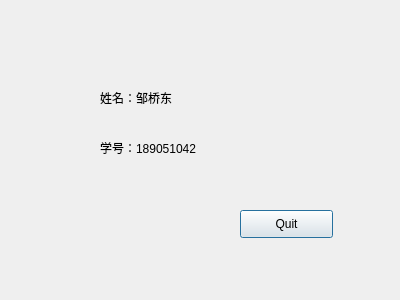
<?xml version="1.0" encoding="UTF-8"?>
<ui version="4.0">
 <class>user_info</class>
 <widget class="QDialog" name="user_info">
  <property name="geometry">
   <rect>
    <x>0</x>
    <y>0</y>
    <width>400</width>
    <height>300</height>
   </rect>
  </property>
  <property name="windowTitle">
   <string>Dialog</string>
  </property>
  <widget class="QLabel" name="label">
   <property name="geometry">
    <rect>
     <x>100</x>
     <y>90</y>
     <width>111</width>
     <height>16</height>
    </rect>
   </property>
   <property name="text">
    <string>姓名：邹桥东</string>
   </property>
  </widget>
  <widget class="QLabel" name="label_2">
   <property name="geometry">
    <rect>
     <x>100</x>
     <y>140</y>
     <width>181</width>
     <height>16</height>
    </rect>
   </property>
   <property name="text">
    <string>学号：189051042</string>
   </property>
  </widget>
  <widget class="QPushButton" name="quitBtn">
   <property name="geometry">
    <rect>
     <x>240</x>
     <y>210</y>
     <width>93</width>
     <height>28</height>
    </rect>
   </property>
   <property name="text">
    <string>Quit</string>
   </property>
  </widget>
 </widget>
 <resources/>
 <connections>
  <connection>
   <sender>quitBtn</sender>
   <signal>clicked()</signal>
   <receiver>user_info</receiver>
   <slot>close()</slot>
   <hints>
    <hint type="sourcelabel">
     <x>286</x>
     <y>223</y>
    </hint>
    <hint type="destinationlabel">
     <x>199</x>
     <y>149</y>
    </hint>
   </hints>
  </connection>
 </connections>
</ui>
